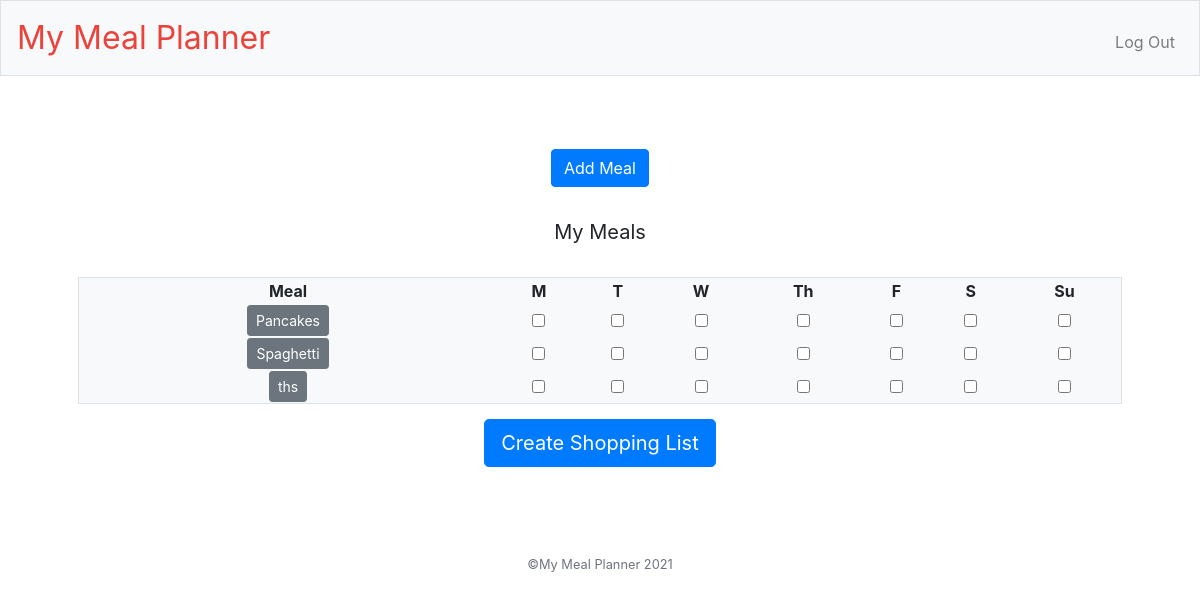
/myMeals (signed in), run on the app's committed database.
### tables this page shows
CREATE TABLE 'meals' ('meal_id' integer PRIMARY KEY AUTOINCREMENT NOT NULL, 'user_id' integer, 'meal_name' text);

### my_meal_planner/views.py (the view)
@app.route("/myMeals", methods=["GET", "POST"])
@login_required
def myMeals():
    if request.method == "POST":
        myMeals = db.execute("SELECT * FROM meals WHERE user_id = :user_id ORDER BY meal_name COLLATE NOCASE;",
                             user_id = session["user_id"])
        shoppingList = []
        finalShoppingList = []
        for row in myMeals:
            count = 0
            if request.form.getlist("M" + str(row["meal_name"])):
                count += 1
            if request.form.getlist("T" + str(row["meal_name"])):
                count += 1
            if request.form.getlist("W" + str(row["meal_name"])):
                count += 1
            if request.form.getlist("Th" + str(row["meal_name"])):
                count += 1
            if request.form.getlist("F" + str(row["meal_name"])):
                count += 1
            if request.form.getlist("S" + str(row["meal_name"])):
                count += 1
            if request.form.getlist("Su" + str(row["meal_name"])):
                count += 1
            if count > 0:
                ingredientList = db.execute("SELECT * FROM ingredients WHERE meal_id = :meal_id ORDER BY ingredient COLLATE NOCASE;",
                                         meal_id = row["meal_id"])
                for row in ingredientList:
                    shoppingList.append({"Ingredient": row["ingredient"] , "Quantity": (count * (int(row["quantity"]))) , "Unit": row["unit"]})
        if shoppingList == []:
            flash("Please select a meal for at least one day to generate a shopping list.")
            return redirect ("/myMeals")
        for i in range(len(shoppingList)):
            for j in range((i+1), len(shoppingList)):
                if shoppingList[j]["Ingredient"].lower() == shoppingList[i]["Ingredient"].lower() and shoppingList[j]["Unit"] == shoppingList[i]["Unit"]:
                    shoppingList[i]["Quantity"] += shoppingList[j]["Quantity"]
                    shoppingList[j]["Quantity"] = 0
        for i in range(len(shoppingList)):
            if shoppingList[i]["Quantity"] != 0:
                finalShoppingList.append(shoppingList[i])
        return render_template("shoppingList.html", myMeals=myMeals, finalShoppingList=finalShoppingList)
    else:
        empty = False
        myMeals = db.execute("SELECT * FROM meals WHERE user_id = :user_id ORDER BY meal_name COLLATE NOCASE;",
                             user_id = session["user_id"])
        if len(myMeals) == 0:
            empty = True
        return render_template("myMeals.html", myMeals=myMeals, empty=empty)

### my_meal_planner/views.py (called while the page is built)
@app.after_request
def after_request(response):
    response.headers["Cache-Control"] = "no-cache, no-store, must-revalidate"
    response.headers["Expires"] = 0
    response.headers["Pragma"] = "no-cache"
    return response

def login_required(f):
    @wraps(f)
    def decorated_function(*args, **kwargs):
        if session.get("user_id") is None:
            return redirect("/index")
        return f(*args, **kwargs)
    return decorated_function

### my_meal_planner/templates/myMeals.html (shortened to what this page needs)
{% extends "layout.html" %}
{% block main %}
<form action="/addMeal" method="get">
    <button class="btn btn-primary" type="submit">Add Meal</button>
</form>
{% if empty == True  %}
<p> Looks like you don't have any meals yet, click above to add some!</p>
{% else %}
<header style="margin: 0 auto" class="navbar-brand"> My Meals </header>
<form id="myMeals" name="myMeals" action="/myMeals" method="post" style="margin-bottom: 15px">
    <table class="navbar-expand-md navbar-light bg-light border" width=100%>
        <tr>
            <th>Meal</th>
            <th>M</th>
            <th>T</th>
            <th>W</th>
            <th>Th</th>
            <th>F</th>
            <th>S</th>
            <th>Su</th>
        </tr>
        {% for row in myMeals %}
        <tr>
            <td>
                <button type="button" class="btn btn-secondary btn-sm" data-toggle="modal" data-target="#{{ "modal_" ~ row["meal_id"] }}">
                    {{ row["meal_name"] }}
                </button>
            </td>
            <td><input type="checkbox" name="{{ "M" ~ row["meal_name"] }}"></td>
            <td><input type="checkbox" name="{{ "T" ~ row["meal_name"] }}"></td>
            <td><input type="checkbox" name="{{ "W" ~ row["meal_name"] }}"></td>
            <td><input type="checkbox" name="{{ "Th" ~ row["meal_name"] }}"></td>
            <td><input type="checkbox" name="{{ "F" ~ row["meal_name"] }}"></td>
            <td><input type="checkbox" name="{{ "S" ~ row["meal_name"] }}"></td>
            <td><input type="checkbox" name="{{ "Su" ~ row["meal_name"] }}"></td>
        </tr>
        {% endfor %}
    </table>
    <button name="listSubmit" type="submit" class="btn btn-primary btn-lg" style="margin-top: 15px">Create Shopping List</button>
</form>
{% endif %}
{% endblock %}

### my_meal_planner/static/styles.css (style rules this page uses)
form { padding-bottom: 25px; padding-top: 25px; }

### data on the page
meals: meal_name "Pancakes"
meals: meal_name "Spaghetti"
meals: meal_name "ths"
